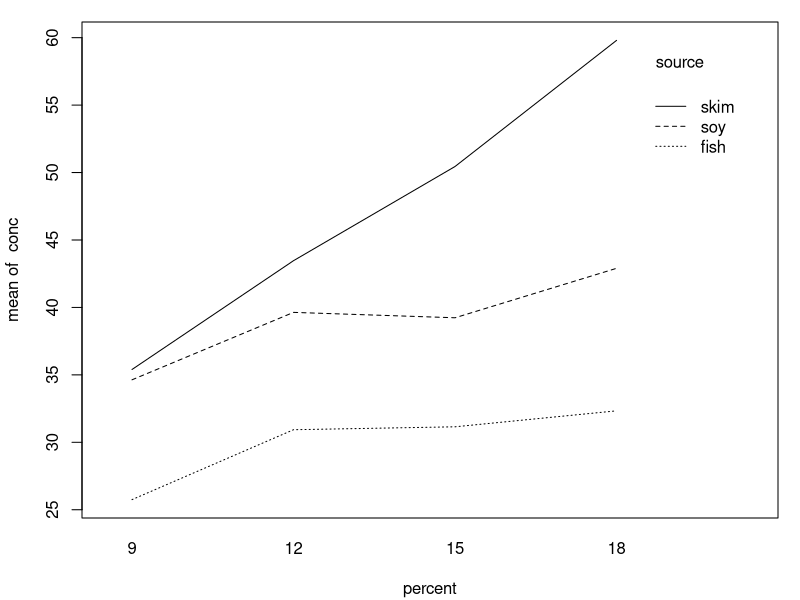
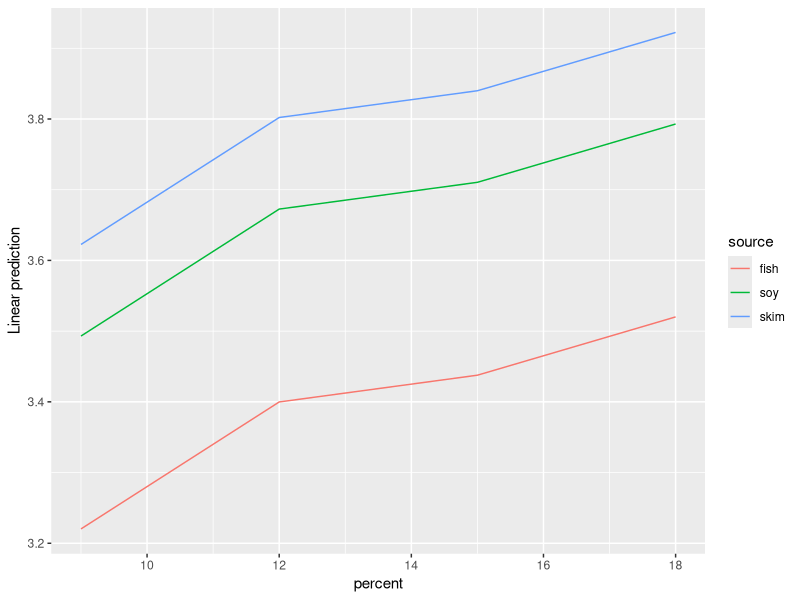
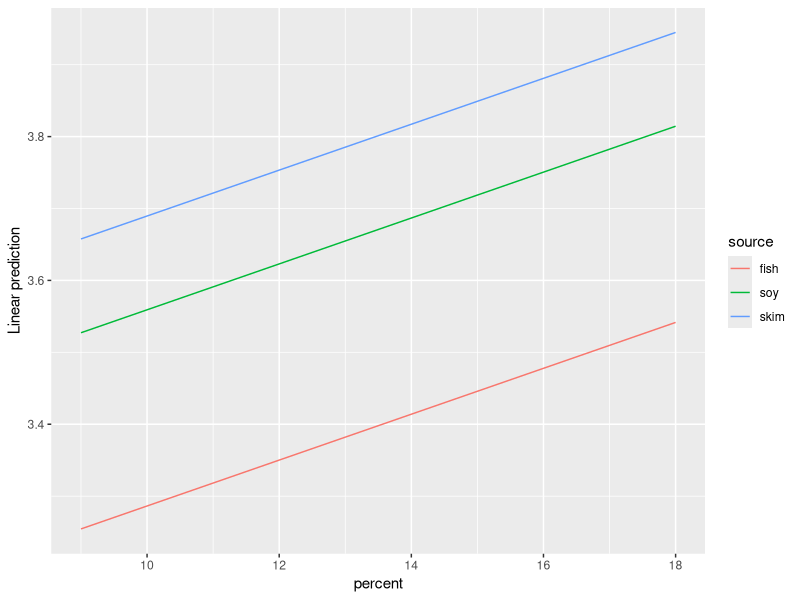
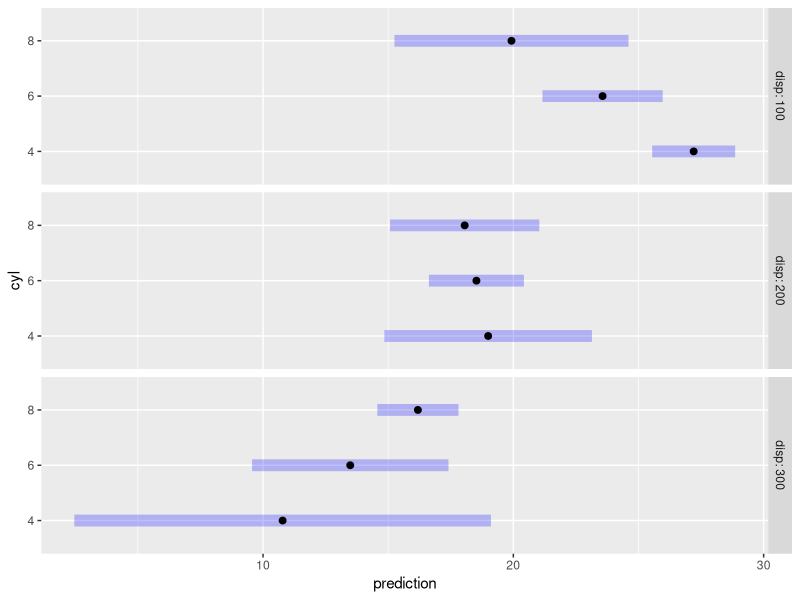
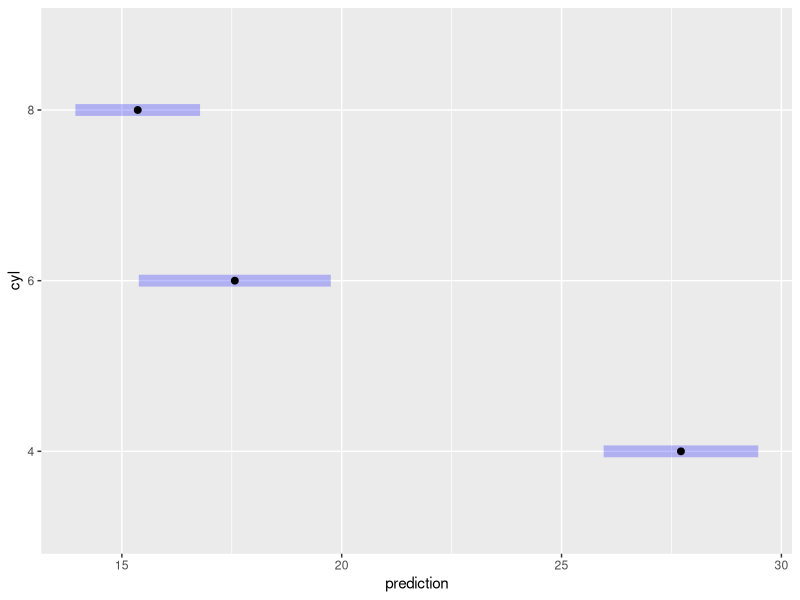

Reproduce these figures in R, in order. (Note: this script raises an error after producing the figures.)
## ---- chunk 1
require("emmeans")
knitr::opts_chunk$set(fig.width = 4.5, class.output = "ro")
## ---- chunk 2
par(mar = .1 + c(4, 4, 1, 1))   # reduce head space

## ---- chunk 3
with(pigs, interaction.plot(percent, source, conc))
## ---- chunk 4
with(pigs, tapply(conc, percent, mean))
## ---- chunk 5
cell.means <- matrix(with(pigs, 
    tapply(conc, interaction(source, percent), mean)), 
    nrow = 3)
cell.means
## ---- chunk 6
apply(cell.means, 2, mean)
## ---- chunk 7
with(pigs, table(source, percent))
## ---- chunk 8
sum(c(3, 1, 1) * cell.means[, 4]) / 5
## ---- chunk 9
pigs.lm1 <- lm(log(conc) ~ source + factor(percent), data = pigs)
## ---- chunk 10
ref_grid(pigs.lm1)
## ---- chunk 11
ref_grid(pigs.lm1) @ grid
## ---- chunk 12
pigs.lm2 <- lm(log(conc) ~ source + percent, data = pigs)
ref_grid(pigs.lm2)
## ---- chunk 13
ref_grid(pigs.lm2) @ grid
## ---- chunk 14
pigs.pred1 <- matrix(predict(ref_grid(pigs.lm1)), nrow = 3)
pigs.pred1
## ---- chunk 15
apply(pigs.pred1, 1, mean) ### EMMs for source

apply(pigs.pred1, 2, mean) ### EMMs for percent
## ---- chunk 16
predict(ref_grid(pigs.lm2))
## ---- chunk 17
emmeans(pigs.lm1, "percent")
## ---- chunk 18
ref_grid(pigs.lm2, cov.reduce = FALSE)
## ---- chunk 19
ref_grid(pigs.lm2, cov.reduce = range)
## ---- chunk 20
mtcars.lm <- lm(mpg ~ disp * cyl, data = mtcars)
ref_grid(mtcars.lm)
## ---- chunk 21
mtcars.rg <- ref_grid(mtcars.lm, 
    at = list(disp = c(100, 200, 300), cyl = c(4, 6, 8)))
## ---- chunk 22
mtcars.1 <- lm(mpg ~ factor(cyl) + disp + I(disp^2), data = mtcars)
emmeans(mtcars.1, "cyl")
## ---- chunk 23
mtcars <- transform(mtcars, 
                    Cyl = factor(cyl),
                    dispsq = disp^2)
mtcars.2 <- lm(mpg ~ Cyl + disp + dispsq, data = mtcars)
emmeans(mtcars.2, "Cyl")
## ---- chunk 24
ref_grid(mtcars.1)
ref_grid(mtcars.2)
## ---- chunk 25
emmeans(mtcars.2, "Cyl", at = list(dispsq = 230.72^2))
## ---- chunk 26
emmip(pigs.lm1, source ~ percent)
emmip(ref_grid(pigs.lm2, cov.reduce = FALSE), source ~ percent)
## ---- chunk 27
plot(mtcars.rg, by = "disp")
## ---- chunk 28
mtcars.rg_d.c <- ref_grid(mtcars.lm, at = list(cyl = c(4,6,8)),
                          cov.reduce = disp ~ cyl)
mtcars.rg_d.c @ grid
## ---- chunk 29
plot(mtcars.rg_d.c)
## ---- chunk 30
require("ggplot2")
emmip(pigs.lm1, ~ percent | source, CIs = TRUE) +
    geom_point(aes(x = factor(percent), y = log(conc)), data = pigs, pch = 2, color = "blue")
## ---- chunk 31
emmeans(pigs.lm1, "percent", weights = "cells")
## ---- chunk 32
pigs.lm3 <- lm(log(conc) ~ factor(percent), data = pigs)
emmeans(pigs.lm3, "percent")
## ---- chunk 33
MOats.lm <- lm (yield ~ Block + Variety, data = MOats)
ref_grid (MOats.lm, mult.name = "nitro")
